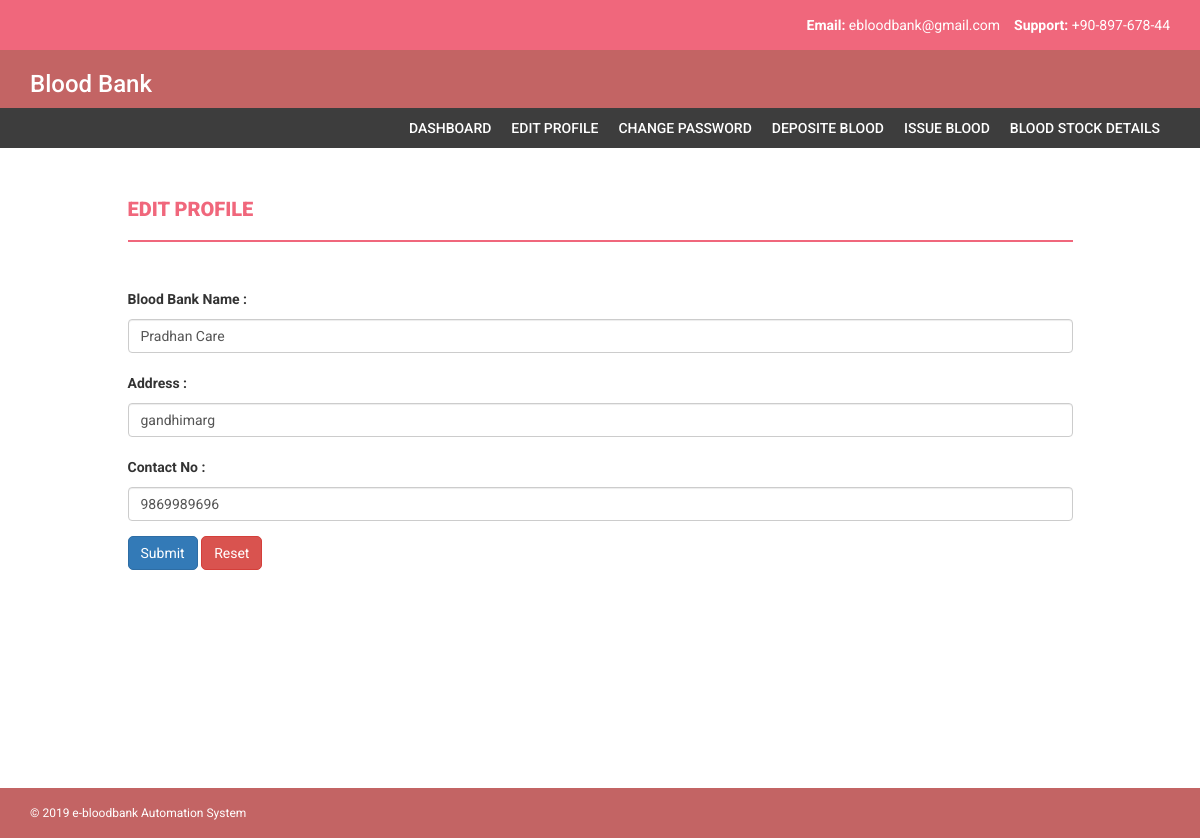
Screenshot of /bloodbank/editbloodbankprofile.php (signed in) with the database file from the repository.
### tables this page shows
CREATE TABLE `bloodbankdetails` (
  `bloodbankid` int(11) NOT NULL,
  `bloodbankname` varchar(50) NOT NULL,
  `stateid` int(11) NOT NULL,
  `districtid` int(11) NOT NULL,
  `address` varchar(50) NOT NULL,
  `contactno` varchar(30) NOT NULL,
  `emailid` varchar(50) NOT NULL,
  `password` varchar(50) NOT NULL,
  `activestatus` varchar(50) NOT NULL DEFAULT 'Inactive',
  `registrationdate` varchar(50) NOT NULL
);

### bloodbank/editbloodbankprofile.php (the view, shortened to what this page needs)
<?php
	include 'connectionstring.php';
?>
<!DOCTYPE html>
<html xmlns="http://www.w3.org/1999/xhtml">
<head>
    <link href="../assets/css/bootstrap.css" rel="stylesheet" />
    <link href="../assets/css/font-awesome.css" rel="stylesheet" />
    <link href="../assets/css/style.css" rel="stylesheet" />
</head>
<body>
    <header>
        <div class="container">
            <div class="row">
                <div class="col-md-12">
                    <strong>Email: </strong>ebloodbank@gmail.com
                    &nbsp;&nbsp;
                    <strong>Support: </strong>+90-897-678-44
                </div>
            </div>
        </div>
    </header>
    <div class="navbar navbar-inverse set-radius-zero">
        <div class="container">
            <div class="navbar-header">
                <h3 style="font-family: 'Roboto', sans-serif;color:#FFFFFF; width: 200px;" >Blood Bank</h3>
            </div>
        </div>
    </div>
    	<?php
			include 'menusection.php';
		?>
    <div class="content-wrapper">
      <div class="container">
           <div class="row">
            <div class="col-md-10 col-md-offset-1">
              <h4 class="page-head-line">Edit Profile</h4>
            </div>
         </div>
         <div class="row">
          <div class="col-md-10 col-md-offset-1">
             </div>
      	  </div>
         <div class="row">
        	<div class="col-md-10 col-md-offset-1">
            </div>
      	</div>
         <div class="row">
           <div class="col-md-10 col-md-offset-1">
               <form action='updatebbankdetails.php' method='post'>
               <?php
			   		$bloodbankinfo="select bloodbankid,bloodbankname,address,contactno from bloodbankdetails where bloodbankid=".$_SESSION['bbid'];
					$bbankdata=$conn->query($bloodbankinfo);
					foreach($bbankdata as $bbankvalue){
			   ?>
  				  <div class="form-group">
    				 <label>Blood Bank Name :</label>
    					<input type="text" class="form-control" id="bloodbankname" name="bloodbankname" value="<?php echo $bbankvalue['bloodbankname'];?>" />
  				  </div>
                  <div class="form-group">
    				 <label>Address :</label>
    					<input type="text" class="form-control" id="address" name="address" value="<?php echo $bbankvalue['address'];?>" />
  				  </div>
                  <div class="form-group">
    				 <label>Contact No :</label>
    					<input type="text" class="form-control" id="cno" name="cno" value="<?php echo $bbankvalue['contactno'];?>" />
  				  </div>
                  		<input type="submit" value="Submit" class="btn btn-primary" style=" border-radius: 5px;"/>
                        <input type="reset" value="Reset" class="btn btn-danger" style=" border-radius: 5px;" />
                        <?php } ?>
			   </form>
       		  </div>
   			 </div>
 </div>
</div>
    	<?php
			include 'footersection.php';
		?>
</body>
</html>

### assets/css/style.css (style rules this page uses)
body { font-family: 'Roboto', sans-serif; line-height: 30px; }
.set-radius-zero { border-radius: 0px; -moz-border-radius: 0px; -webkit-border-radius: 0px; }
.content-wrapper { margin-top: 40px; min-height: 600px; padding-bottom: 60px; }
.page-head-line { font-weight: 900; padding-bottom: 20px; border-bottom: 2px solid #F0677C; text-transform: uppercase; color: #F0677C; font-size: 20px; margin-bottom: 40px; }
.btn { border-radius: 0px; -webkit-border-radius: 0px; -moz-border-radius: 0px; }
header { background-color: #F0677C; color: #fff; padding: 10px; text-align: right; }
.navbar-inverse { background-color: #C36464; border-color: transparent; }
.navbar { margin-bottom: 0px; }

### rows the page displays
bloodbankdetails: bloodbankname "Pradhan Care", address "gandhimarg", cno "9869989696"
